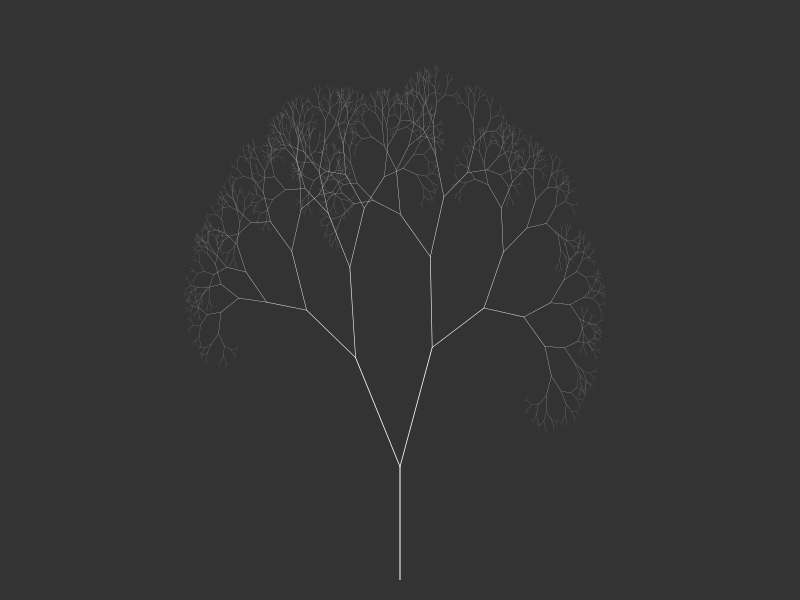

R code for this plot:
#### functions ####
emptyCanvas <- function(xlim, ylim, bg="gray20") {
  par(mar=rep(1,4), bg=bg)
  plot(1, 
       type="n", 
       bty="n",
       xlab="", ylab="", 
       xaxt="n", yaxt="n",
       xlim=xlim, ylim=ylim)
}
iterate <- function(object, ifun, ...) {
  linesList <- vector("list",0)
  for(i in 1:nrow(object)) {
    old_line <- matrix(object[i,], nrow=1)
    new_line <- ifun(old_line, ...)
    linesList[[length(linesList)+1]] <- new_line
  }
  new_object <- do.call(rbind, linesList)
  return(new_object)
}
drawLine <- function(line, col="white", lwd=1) {
  segments(x0=line[1], 
           y0=line[2], 
           x1=line[3], 
           y1=line[4], 
           col=col,
           lwd=lwd)
}
drawObject <- function(object, col="white", lwd=1) {
  invisible(apply(object, 1, drawLine, col=col, lwd=lwd))
}
newLine <- function(line, angle, reduce=1) {
  
  x0 <- line[1]
  y0 <- line[2]
  x1 <- line[3]
  y1 <- line[4]
  
  dx <- unname(x1-x0)                      # change in x direction
  dy <- unname(y1-y0)                      # change in y direction
  l <- sqrt(dx^2 + dy^2)                   # length of the line
  
  theta <- atan(dy/dx) * 180 / pi          # angle between line and origin
  rad <- (angle+theta) * pi / 180          # (theta + new angle) in radians
  
  coeff <- sign(theta)*sign(dy)            # coefficient of direction
  if(coeff == 0) coeff <- -1
  
  x2 <- x0 + coeff*l*cos(rad)*reduce + dx  # new x location
  y2 <- y0 + coeff*l*sin(rad)*reduce + dy  # new y location
  return(c(x1,y1,x2,y2))
  
}
tree <- function(line0, angle=30, reduce=.7, randomness=0) {
  
  # angles and randomness
  angle1 <- angle+rnorm(1,0,randomness)  # left branch
  angle2 <- -angle+rnorm(1,0,randomness) # right branch
  
  # new branches
  line1 <- newLine(line0, angle=angle1, reduce=reduce)   
  line2 <- newLine(line0, angle=angle2, reduce=reduce)
  
  # store in matrix and return
  mat <- matrix(c(line1,line2), byrow=T, ncol=4)
  return(mat)
  
}

# #### example of empty canvas ####
# emptyCanvas(xlim=c(0,1), ylim=c(0,1))
# 
# #### example of lines separated ####
# line1 = c(0,0,1,1)
# line2 = c(-3,4,-2,-4)
# line3 = c(1,-3,4,3)
# mat = matrix(c(line1,line2,line3), byrow=T, nrow=3)
# mat
# emptyCanvas(xlim=c(-5,5), ylim=c(-5,5))
# drawLine(line1)
# drawLine(line2, col="orange", lwd=4)
# drawLine(line3, col="cyan", lwd=6)
# 
# #### example of lines (joined)####
# 
# a = c(-1.2,1,1.2,1)
# b = newLine(a, angle=-90, reduce=1)
# c = newLine(b, angle=45, reduce=.72)
# d = newLine(c, angle=90, reduce=1)
# e = newLine(d, angle=45, reduce=1.4)
# emptyCanvas(xlim=c(-5,5), ylim=c(0,5))
# drawLine(a, lwd=3, col="white")
# drawLine(b, lwd=3, col="orange")
# drawLine(c, lwd=3, col="cyan")
# drawLine(d, lwd=3, col="firebrick")
# drawLine(e, lwd=3, col="limegreen")
# 
# 
# #### koch ####
# koch <- function(line0) {
#   # new triangle (starting at right)
#   line1 <- newLine(line0, angle=180, reduce=1/3)
#   line2 <- newLine(line1, angle=-60, reduce=1)
#   line3 <- newLine(line2, angle=120, reduce=1)
#   line4 <- newLine(line3, angle=-60, reduce=1)
#   # reorder lines (to start at left)
#   line1 <- line1[c(3,4,1,2)]
#   line2 <- line2[c(3,4,1,2)]
#   line3 <- line3[c(3,4,1,2)]
#   line4 <- line4[c(3,4,1,2)]
#   # store in matrix and return
#   mat <- matrix(c(line4,line3,line2,line1), byrow=T, ncol=4)
#   return(mat)
# }
# fractal <- matrix(c(10,0,20,1e-9), nrow=1)
# for(i in 1:6) fractal <- iterate(fractal, ifun=koch)
# emptyCanvas(xlim=c(10,20), ylim=c(0,3))
# drawObject(fractal)
# iterator function: recursive tree
#### TREE ####
# tree <- function(line0, angle=30, reduce=.7, randomness=0) {
#   
#   # angles and randomness
#   angle1 <- angle+rnorm(1,0,randomness)  # left branch
#   angle2 <- -angle+rnorm(1,0,randomness) # right branch
#   
#   # new branches
#   line1 <- newLine(line0, angle=angle1, reduce=reduce)   
#   line2 <- newLine(line0, angle=angle2, reduce=reduce)
#   
#   # store in matrix and return
#   mat <- matrix(c(line1,line2), byrow=T, ncol=4)
#   return(mat)
#   
# }
# 
# # example: recursive tree (after ten iterations)
# fractal <- matrix(c(0,0,0,10), nrow=1)
# emptyCanvas(xlim=c(-30,30), ylim=c(0,35))
# drawObject(fractal)
# for(i in 1:10) {
#   fractal <- iterate(fractal, ifun=tree, angle=23)
#   drawObject(fractal)
# }
#### TREE 2 ####
# set.seed(1234)
fractal <- matrix(c(0,0,0,10), nrow=1)
# emptyCanvas(xlim=c(-17,17), ylim=c(0,35))
emptyCanvas(xlim=c(-30,30), ylim=c(5,33))
lwd <- 1
drawObject(fractal, lwd=lwd)
for(i in 1:12) {
  lwd <- lwd*0.75
  fractal <- iterate(fractal, ifun=tree, angle=29, randomness=9)
  drawObject(fractal, lwd=lwd)
}
